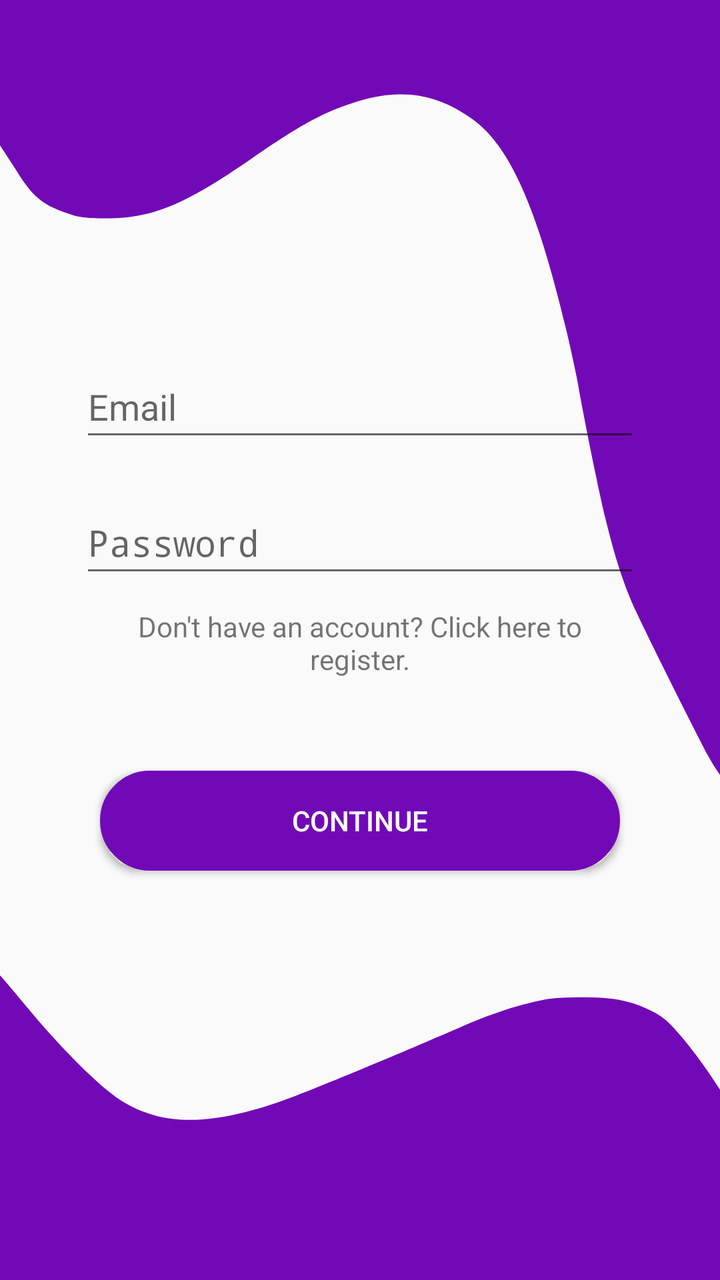
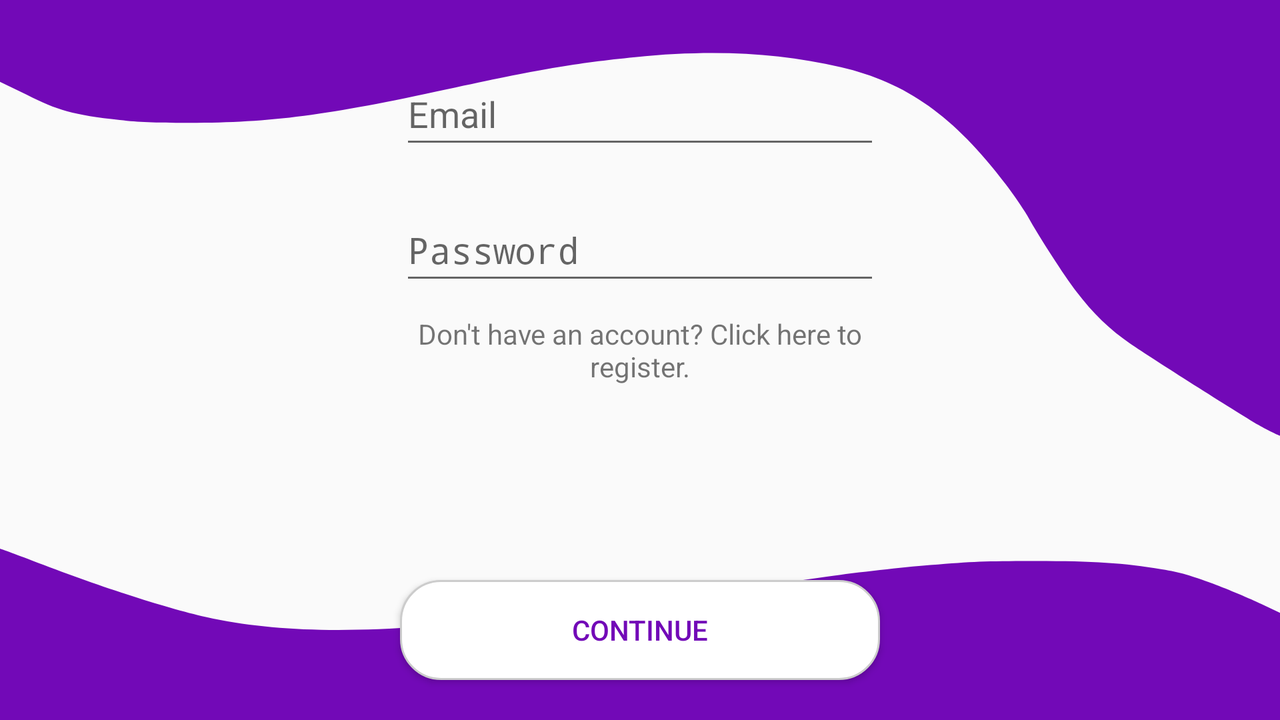

The same Android screen from two of the app's own layout files: first res/layout/ as a phone draws it, then the repository's variant for another configuration, drawn on a device whose configuration selects that folder. Both files follow.
<!-- AndroidManifest.xml: application theme Theme.VeronymousVPN -->
<!-- res/layout/login_fragment.xml -->
<?xml version="1.0" encoding="utf-8"?>
<androidx.constraintlayout.widget.ConstraintLayout xmlns:android="http://schemas.android.com/apk/res/android"
    xmlns:app="http://schemas.android.com/apk/res-auto"
    xmlns:tools="http://schemas.android.com/tools"
    android:layout_width="match_parent"
    android:layout_height="match_parent"
    android:background="@drawable/wave_background_1">

    <EditText
        android:id="@+id/auth_email_input"
        android:layout_width="0dp"
        android:layout_height="48dp"
        android:layout_marginStart="40dp"
        android:layout_marginEnd="40dp"
        android:ems="10"
        android:hint="@string/email"
        android:inputType="textEmailAddress"
        app:layout_constraintBottom_toBottomOf="parent"
        app:layout_constraintEnd_toEndOf="parent"
        app:layout_constraintHorizontal_bias="0"
        app:layout_constraintStart_toStartOf="parent"
        app:layout_constraintTop_toTopOf="parent"
        app:layout_constraintVertical_bias="0.3" />

    <EditText
        android:id="@+id/auth_password_input"
        android:layout_width="0dp"
        android:layout_height="48dp"
        android:layout_marginTop="20dp"
        android:ems="10"
        android:hint="@string/password"
        android:inputType="textPassword"
        app:layout_constraintEnd_toEndOf="@+id/auth_email_input"
        app:layout_constraintStart_toStartOf="@+id/auth_email_input"
        app:layout_constraintTop_toBottomOf="@+id/auth_email_input" />

    <Button
        android:id="@+id/auth_button"
        android:layout_width="0dp"
        android:layout_height="50dp"
        android:layout_marginStart="50dp"
        android:layout_marginTop="30dp"
        android:layout_marginEnd="50dp"
        android:background="@drawable/rounded_bg_veron"
        android:text="@string/continue_title"
        android:textColor="@color/white"
        app:layout_constraintEnd_toEndOf="parent"
        app:layout_constraintStart_toStartOf="parent"
        app:layout_constraintTop_toBottomOf="@+id/auth_error_message" />

    <TextView
        android:id="@+id/auth_register_message"
        android:layout_width="0dp"
        android:layout_height="wrap_content"
        android:layout_marginStart="3dp"
        android:layout_marginTop="10dp"
        android:layout_marginEnd="3dp"
        android:text="@string/register_message"
        android:textAlignment="center"
        app:layout_constraintEnd_toEndOf="@+id/auth_password_input"
        app:layout_constraintStart_toStartOf="@+id/auth_password_input"
        app:layout_constraintTop_toBottomOf="@+id/auth_password_input" />

    <TextView
        android:id="@+id/auth_error_message"
        android:layout_width="0dp"
        android:layout_height="wrap_content"
        android:layout_marginStart="3dp"
        android:layout_marginTop="10dp"
        android:layout_marginEnd="3dp"
        android:text="@string/invalid_email_or_password_message"
        android:textAlignment="center"
        android:textColor="@color/red"
        android:visibility="invisible"
        app:layout_constraintEnd_toEndOf="@+id/auth_password_input"
        app:layout_constraintStart_toStartOf="@+id/auth_password_input"
        app:layout_constraintTop_toBottomOf="@+id/auth_password_input" />
</androidx.constraintlayout.widget.ConstraintLayout>
<!-- resources referenced by this layout -->
<resources>
  <color name="red">#FF0000</color>
  <color name="white">#FFFFFFFF</color>
  <!-- drawable rounded_bg_veron (drawable) -->
  <shape xmlns:android="http://schemas.android.com/apk/res/android"
      android:shape="rectangle">
      <corners android:radius="20dp" />
      <solid android:color="@color/veron" />
      <stroke
          android:width="10dp"
          android:color="@color/veron" />
  </shape>
  <!-- drawable wave_background_1 (drawable) -->
  <vector xmlns:android="http://schemas.android.com/apk/res/android" android:autoMirrored="true" android:height="297dp" android:viewportHeight="297" android:viewportWidth="210" android:width="210dp">
        
      <path android:fillColor="#7209b7" android:pathData="M-0.02,-0.03L-0.02,33.7L4.37,39.04C9.39,45.54 12.04,47.35 19.65,49.51C22.92,50.44 25.03,50.66 30.88,50.67C44.32,50.7 53.67,47.65 73.41,36.79C88.01,28.76 94.61,25.93 104.2,23.56C117.02,20.4 127.58,21.71 137.95,27.74C148.71,34 156.54,47.97 165.01,76.04C166.1,79.66 167.31,84.03 168.07,87.02C168.3,87.9 168.48,88.65 168.61,89.24C170.46,97.62 174.63,113.86 176.56,120.19C179.34,129.37 182.1,136.05 185.47,141.81C189.09,147.99 202.56,169.46 206.54,175.39C208.06,177.66 209.86,179.69 210.07,179.82L210.07,-0.03L-0.02,-0.03z" android:strokeColor="#00000000" android:strokeWidth="0"/>
        
      <path android:fillColor="#7209b7" android:pathData="M-0.08,226.25L-0.08,297.02C2.69,297.17 30.51,297.38 66.06,297.52C103.33,297.67 151.03,297.84 172.05,297.91L210.06,298.03L210.06,252.9L206.94,249.16C205.11,246.96 201.54,243.2 199.01,240.78C195.29,237.25 193.66,236.09 190.62,234.82C184.25,232.17 179.25,231.37 169.35,231.4C161.56,231.43 159.72,231.61 152.62,233.08C147.86,234.07 141.01,236.01 135.63,237.88C119.75,243.42 94.97,251.64 86.12,254.31C62.57,261.41 47.77,261.66 35,255.18C28.88,252.07 17.55,243.06 7.13,233C3.28,229.28 0.26,226.46 -0.08,226.25z" android:strokeColor="#00000000" android:strokeWidth="0"/>
      
  </vector>
  <string name="continue_title">Continue</string>
  <string name="email">Email</string>
  <string name="invalid_email_or_password_message">Invalid email address or password. Please try again or reset password at veronymous.io.</string>
  <string name="password">Password</string>
  <string name="register_message">Don\'t have an account? Click here to register.</string>
  <style name="Theme.VeronymousVPN" parent="android:Theme.Material.Light.DarkActionBar">
          <item name="android:statusBarColor">@color/veron</item>
          <item name="android:windowSplashScreenBackground" tools:targetApi="s">
              @color/veron
          </item>
          <item name="android:windowSplashScreenAnimatedIcon" tools:targetApi="s">
              @drawable/splash_screen
          </item><item name="android:windowContentOverlay">@null</item>
      </style>
  <color name="veron">#7209b7</color>
  <!-- drawable splash_screen (drawable) -->
  <?xml version="1.0" encoding="utf-8"?>
  <layer-list xmlns:android="http://schemas.android.com/apk/res/android">
      <item
          android:width="150dp"
          android:height="150dp"
          android:drawable="@drawable/logo_without_name_white"
          android:gravity="center" />
  </layer-list>
  <!-- drawable logo_without_name_white: vector/xml drawable (drawable, 2705 chars, omitted) -->
</resources>
<!-- res/layout-land/login_fragment.xml (the repository's variant of the layout above) -->
<!-- drawn on the phone turned sideways -->
<?xml version="1.0" encoding="utf-8"?>
<androidx.constraintlayout.widget.ConstraintLayout xmlns:android="http://schemas.android.com/apk/res/android"
    xmlns:app="http://schemas.android.com/apk/res-auto"
    xmlns:tools="http://schemas.android.com/tools"
    android:layout_width="match_parent"
    android:layout_height="match_parent"
    android:background="@drawable/wave_background_1">

    <EditText
        android:id="@+id/auth_email_input"
        android:layout_width="0dp"
        android:layout_height="48dp"
        android:layout_marginStart="200dp"
        android:layout_marginEnd="200dp"
        android:ems="10"
        android:hint="@string/email"
        android:inputType="textEmailAddress"
        app:layout_constraintBottom_toBottomOf="parent"
        app:layout_constraintEnd_toEndOf="parent"
        app:layout_constraintHorizontal_bias="0"
        app:layout_constraintStart_toStartOf="parent"
        app:layout_constraintTop_toTopOf="parent"
        app:layout_constraintVertical_bias="0.1" />

    <EditText
        android:id="@+id/auth_password_input"
        android:layout_width="0dp"
        android:layout_height="48dp"
        android:layout_marginTop="20dp"
        android:ems="10"
        android:hint="@string/password"
        android:inputType="textPassword"
        app:layout_constraintEnd_toEndOf="@+id/auth_email_input"
        app:layout_constraintStart_toStartOf="@+id/auth_email_input"
        app:layout_constraintTop_toBottomOf="@+id/auth_email_input" />

    <Button
        android:id="@+id/auth_button"
        android:layout_width="0dp"
        android:layout_height="50dp"
        android:layout_marginStart="200dp"
        android:layout_marginEnd="200dp"
        android:layout_marginBottom="20dp"
        android:background="@drawable/rounded_bg_white"
        android:text="@string/continue_title"
        android:textColor="@color/veron"
        app:layout_constraintBottom_toBottomOf="parent"
        app:layout_constraintEnd_toEndOf="parent"
        app:layout_constraintStart_toStartOf="parent" />


    <TextView
        android:id="@+id/auth_register_message"
        android:layout_width="0dp"
        android:layout_height="wrap_content"
        android:layout_marginStart="3dp"
        android:layout_marginTop="10dp"
        android:layout_marginEnd="3dp"
        android:text="@string/register_message"
        android:textAlignment="center"
        app:layout_constraintEnd_toEndOf="@+id/auth_password_input"
        app:layout_constraintStart_toStartOf="@+id/auth_password_input"
        app:layout_constraintTop_toBottomOf="@+id/auth_password_input" />

    <TextView
        android:id="@+id/auth_error_message"
        android:layout_width="0dp"
        android:layout_height="wrap_content"
        android:layout_marginStart="3dp"
        android:layout_marginTop="10dp"
        android:layout_marginEnd="3dp"
        android:text="@string/invalid_email_or_password_message"
        android:textAlignment="center"
        android:textColor="@color/red"
        android:visibility="invisible"
        app:layout_constraintEnd_toEndOf="@+id/auth_password_input"
        app:layout_constraintStart_toStartOf="@+id/auth_password_input"
        app:layout_constraintTop_toBottomOf="@+id/auth_password_input" />
</androidx.constraintlayout.widget.ConstraintLayout>
<!-- resources referenced by the variant -->
<!-- as the phone turned sideways resolves them -->
<resources>
  <color name="red">#FF0000</color>
  <color name="veron">#7209b7</color>
  <!-- drawable rounded_bg_white (drawable) -->
  <shape xmlns:android="http://schemas.android.com/apk/res/android"
      android:shape="rectangle">
      <corners android:radius="20dp" />
      <solid android:color="@color/white" />
      <stroke
          android:width="1dp"
          android:color="#CCCCCC" />
  </shape>
  <!-- drawable wave_background_1 (drawable) -->
  <vector xmlns:android="http://schemas.android.com/apk/res/android" android:autoMirrored="true" android:height="297dp" android:viewportHeight="297" android:viewportWidth="210" android:width="210dp">
        
      <path android:fillColor="#7209b7" android:pathData="M-0.02,-0.03L-0.02,33.7L4.37,39.04C9.39,45.54 12.04,47.35 19.65,49.51C22.92,50.44 25.03,50.66 30.88,50.67C44.32,50.7 53.67,47.65 73.41,36.79C88.01,28.76 94.61,25.93 104.2,23.56C117.02,20.4 127.58,21.71 137.95,27.74C148.71,34 156.54,47.97 165.01,76.04C166.1,79.66 167.31,84.03 168.07,87.02C168.3,87.9 168.48,88.65 168.61,89.24C170.46,97.62 174.63,113.86 176.56,120.19C179.34,129.37 182.1,136.05 185.47,141.81C189.09,147.99 202.56,169.46 206.54,175.39C208.06,177.66 209.86,179.69 210.07,179.82L210.07,-0.03L-0.02,-0.03z" android:strokeColor="#00000000" android:strokeWidth="0"/>
        
      <path android:fillColor="#7209b7" android:pathData="M-0.08,226.25L-0.08,297.02C2.69,297.17 30.51,297.38 66.06,297.52C103.33,297.67 151.03,297.84 172.05,297.91L210.06,298.03L210.06,252.9L206.94,249.16C205.11,246.96 201.54,243.2 199.01,240.78C195.29,237.25 193.66,236.09 190.62,234.82C184.25,232.17 179.25,231.37 169.35,231.4C161.56,231.43 159.72,231.61 152.62,233.08C147.86,234.07 141.01,236.01 135.63,237.88C119.75,243.42 94.97,251.64 86.12,254.31C62.57,261.41 47.77,261.66 35,255.18C28.88,252.07 17.55,243.06 7.13,233C3.28,229.28 0.26,226.46 -0.08,226.25z" android:strokeColor="#00000000" android:strokeWidth="0"/>
      
  </vector>
  <string name="continue_title">Continue</string>
  <string name="email">Email</string>
  <string name="invalid_email_or_password_message">Invalid email address or password. Please try again or reset password at veronymous.io.</string>
  <string name="password">Password</string>
  <string name="register_message">Don\'t have an account? Click here to register.</string>
  <style name="Theme.VeronymousVPN" parent="android:Theme.Material.Light.DarkActionBar">
          <item name="android:statusBarColor">@color/veron</item>
          <item name="android:windowSplashScreenBackground" tools:targetApi="s">
              @color/veron
          </item>
          <item name="android:windowSplashScreenAnimatedIcon" tools:targetApi="s">
              @drawable/splash_screen
          </item><item name="android:windowContentOverlay">@null</item>
      </style>
  <color name="white">#FFFFFFFF</color>
  <!-- drawable splash_screen (drawable) -->
  <?xml version="1.0" encoding="utf-8"?>
  <layer-list xmlns:android="http://schemas.android.com/apk/res/android">
      <item
          android:width="150dp"
          android:height="150dp"
          android:drawable="@drawable/logo_without_name_white"
          android:gravity="center" />
  </layer-list>
  <!-- drawable logo_without_name_white: vector/xml drawable (drawable, 2705 chars, omitted) -->
</resources>
